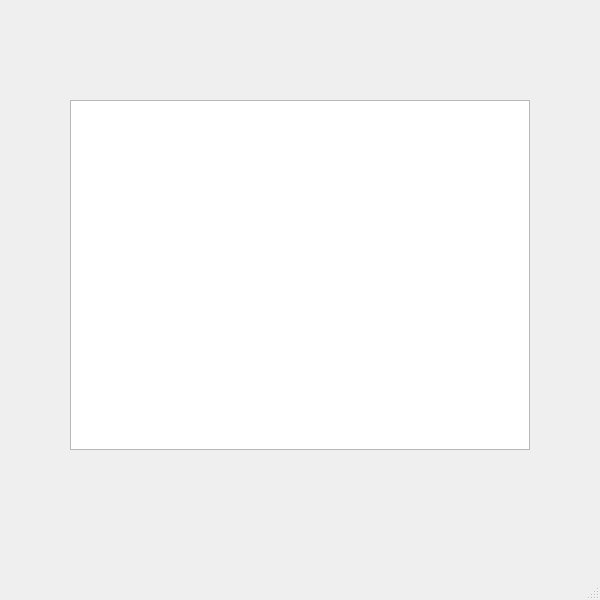
<?xml version="1.0" encoding="UTF-8"?>
<ui version="4.0">
 <class>MainWindow</class>
 <widget class="QMainWindow" name="MainWindow">
  <property name="geometry">
   <rect>
    <x>0</x>
    <y>0</y>
    <width>600</width>
    <height>600</height>
   </rect>
  </property>
  <property name="windowTitle">
   <string>MainWindow</string>
  </property>
  <widget class="QWidget" name="centralwidget">
   <widget class="QTableView" name="tableView">
    <property name="geometry">
     <rect>
      <x>70</x>
      <y>100</y>
      <width>460</width>
      <height>350</height>
     </rect>
    </property>
   </widget>
  </widget>
  <widget class="QMenuBar" name="menubar">
   <property name="geometry">
    <rect>
     <x>0</x>
     <y>0</y>
     <width>600</width>
     <height>21</height>
    </rect>
   </property>
  </widget>
  <widget class="QStatusBar" name="statusbar"/>
 </widget>
 <resources/>
 <connections/>
</ui>
